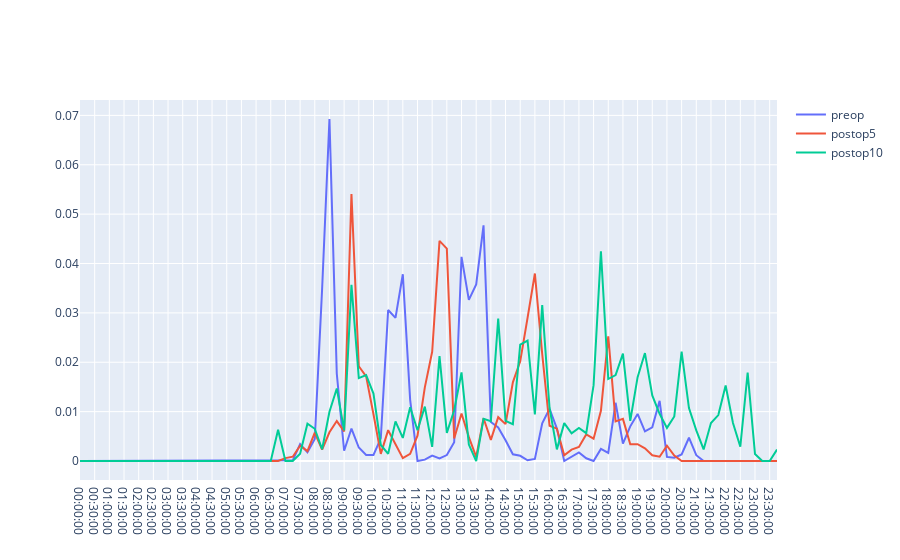

The cell this chart's notebook holds for it:
### Code cell
#Average over days
# Score
param = 'probability_tremor'
smoothed = df[param].groupby(pd.Grouper(freq='30Min')).aggregate(np.mean)
phasesToConsider = ['preop','postop5','postop10']

fig = go.Figure()
for phase in range(df_fine_patient_phases.shape[0]):
    if np.isin(df_fine_patient_phases['phase'].iloc[phase],phasesToConsider,):
        days=[]
        start = df_fine_patient_phases['start_date'].iloc[phase]
        end = df_fine_patient_phases['end_date'].iloc[phase]
        diffDays=(end-start).days
        td = datetime.timedelta(days=1)
        for i in range(diffDays):
            d = smoothed[np.isin(smoothed.index.date,(start+i*td).date())].values
            ticks = smoothed[np.isin(smoothed.index.date,(start+i*td).date())].index
            days.append(d)
        days=np.array(days)
        days[np.isnan(days)]=0
        days = days[np.any(days!=0,axis=1),:]
        if days.shape[0]>0:
            l = go.Scatter(x=[str(tic) for tic in ticks.time],y=np.nanmean(days,axis=0), mode="lines",name=df_fine_patient_phases['phase'].iloc[phase])
            fig.add_trace(l)

fig.show()
